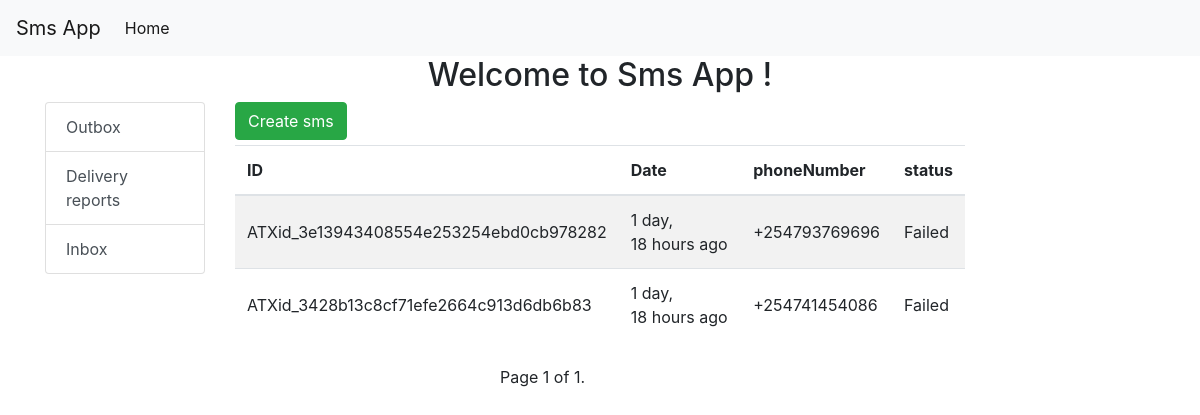
The app's page /smsapp/delivery_reports with its own data.
### smsapp/models.py (models this page shows, shortened)
class DeliveryReport(models.Model):
    identifier = models.CharField(max_length=100)
    date = models.DateTimeField(auto_now_add=True)
    phoneNumber = models.CharField(max_length=15)
    retryCount = models.IntegerField()
    status = models.CharField(max_length=10, blank=True, null=True)
    networkCode = models.IntegerField()
    class Meta:
        ordering = ('-date',)
        verbose_name = ("Delivery Report")
        verbose_name_plural = ("Delivery Reports")

### smsapp/views.py (the view)
# urls.py: path('delivery_reports', views.delivery_reports, name='delivery_reports'),
def delivery_reports(request):
    clicked = request.GET.get('clicked')
    all_delivery_reports = DeliveryReport.objects.all()
    paginator = Paginator(all_delivery_reports, 5)
    page = request.GET.get('page')
    all_delivery_reports = paginator.get_page(page)
    context = {'all_delivery_reports': all_delivery_reports, 'active': clicked}
    return render(request, "smsapp/deliveryreports.html", context)

### smsapp/templates/smsapp/deliveryreports.html (shortened to what this page needs)
{% extends 'base.html' %}
{% load humanize %}
{% block content %}
<div class="container">
  <h2 class='text-center'>Welcome to Sms App !</h2>
  <div class="row">
    <div class="col-md-2">
      <div class="list-group">
        <a href="{% url 'outbox' %}?clicked=outbox" class="list-group-item list-group-item-action {% if active == 'outbox' %}active{% endif %}">
          Outbox
        </a>
        <a
        href="{% url 'smsapp:delivery_reports' %}?clicked=deliveryreports"
        class="list-group-item list-group-item-action {% if active == 'deliveryreports' %}active{% endif %} "> Delivery reports
        </a>
        <a href="{% url 'smsapp:inbox' %}?clicked=inbox" class="list-group-item list-group-item-action {% if active == 'inbox' %}active{% endif %}">
        Inbox
        </a>
      </div>
    </div>
    <div class="col-sm-8">
      <a
          href="{% url 'smsapp:create_sms' %}"
          class="btn btn-success"
          style="margin-bottom:5px">Create sms
      </a>
      <table class="table table-striped mb-4">
        <thead class="thead-inverse">
          <tr>
            <th>ID</th>
            <th>Date</th>
            <th>phoneNumber</th>
            <th>status</th>
          </tr>
        </thead>
        <tbody>
        {% for d_report in all_delivery_reports %}
        <tr>
          <td class="align-middle">{{ d_report.identifier }} </td>
          <td class="align-middle">{{ d_report.date|naturaltime }}</td>
          <td class="align-middle">{{ d_report.phoneNumber }}</td>
          <td class="align-middle">{{ d_report.status}}</td>
        </tr>
        {% empty %}
        <tr>
          <td colspan="6" class="text-center bg-white">No delivery report yet</td>
        </tr>
        {% endfor %}
       </tbody>
      </table>
      <div class="mx-auto" style="width:200px;">
         <div class="pagination">
          <span class="step-links">
              <span class="current">
                  Page {{ all_delivery_reports.number }} of {{ all_delivery_reports.paginator.num_pages }}.
              </span>
          </span>
        </div>
       </div>
     </div>
   </div>
</div>
{% endblock %}

### templates/base.html (shortened to what this page needs)
<!DOCTYPE html>
{% load static %}
<html lang="en">
<head>
  <link rel="stylesheet" href="https://maxcdn.bootstrapcdn.com/bootstrap/4.0.0/css/bootstrap.min.css"
>
</head>
<body>
  {% include 'includes/navbar.html' %}
  {% block content %}{% endblock %}
</body>
</html>

### templates/includes/navbar.html (shortened to what this page needs)
<nav class="navbar navbar-expand-lg navbar-light bg-light">
  <a class="navbar-brand" href="{% url 'outbox' %}">Sms App</a>
  <div class="collapse navbar-collapse" id="navbarNavAltMarkup">
    <div class="navbar-nav">
      <a class="nav-item nav-link active" href="{% url 'outbox' %}">Home <span class="sr-only">(current)</span></a>
    </div>
  </div>
</nav>

### records on screen
DeliveryReport: identifier "ATXid_3e13943408554e253254ebd0cb978282", date "1 day, 18 hours ago", phoneNumber "+254793769696", status "Failed"
DeliveryReport: identifier "ATXid_3428b13c8cf71efe2664c913d6db6b83", date "1 day, 18 hours ago", phoneNumber "+254741454086", status "Failed"

### other values on screen
{{ all_delivery_reports.number }} "1"
{{ all_delivery_reports.paginator.num_pages }} "1"
